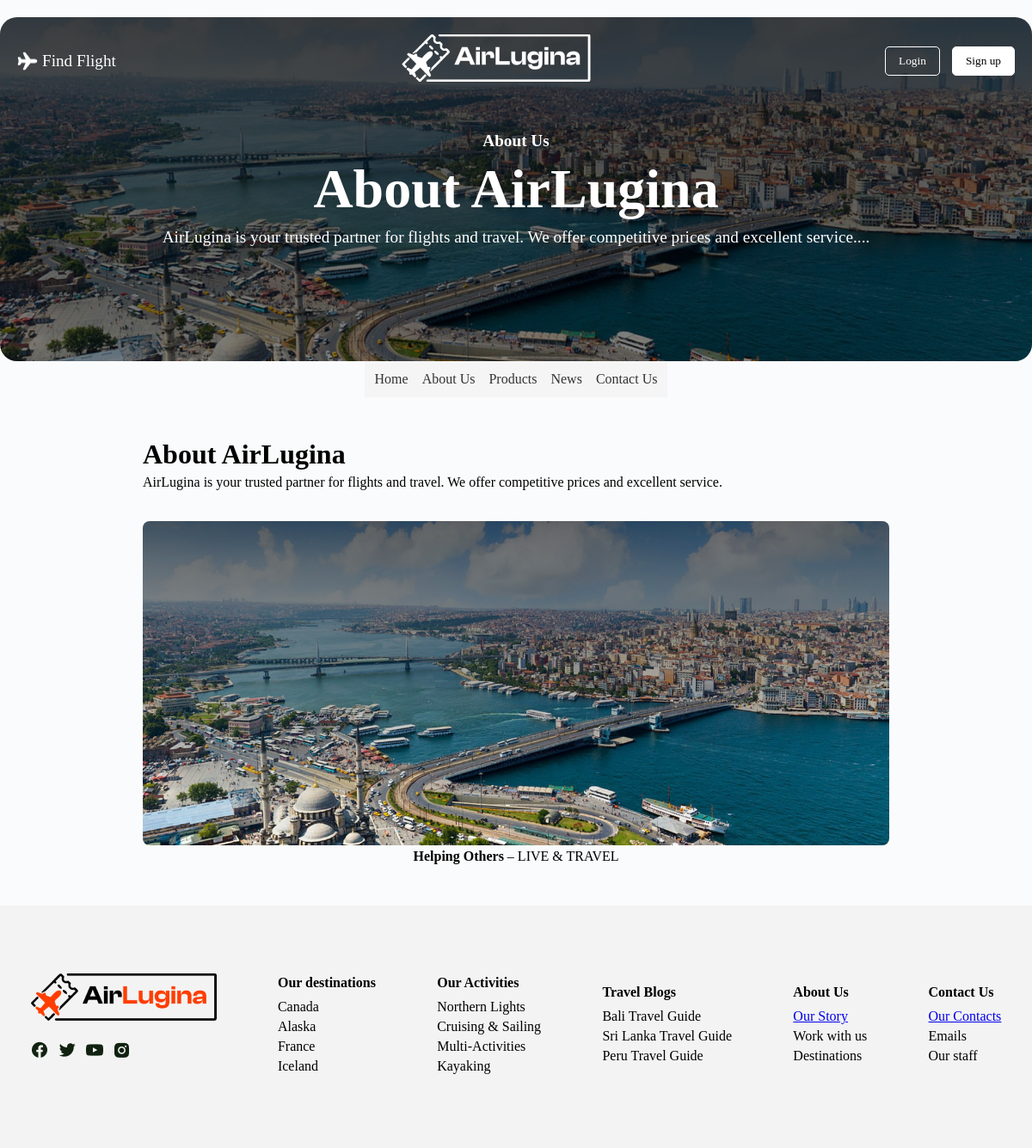
Page /about.php on the committed database.
### tables this page shows
CREATE TABLE IF NOT EXISTS pages (
    id INT AUTO_INCREMENT PRIMARY KEY,
    slug VARCHAR(100) NOT NULL UNIQUE,
    title VARCHAR(255) NOT NULL,
    content TEXT,
    created_at TIMESTAMP DEFAULT CURRENT_TIMESTAMP,
    updated_at TIMESTAMP DEFAULT CURRENT_TIMESTAMP ON UPDATE CURRENT_TIMESTAMP
);

CREATE TABLE IF NOT EXISTS slider (
    id INT AUTO_INCREMENT PRIMARY KEY,
    title VARCHAR(255),
    subtitle VARCHAR(255),
    image_path VARCHAR(255),
    sort_order INT DEFAULT 0,
    created_at TIMESTAMP DEFAULT CURRENT_TIMESTAMP
);

### classes/Database.php (called while the page is built, shortened)
<?php
class Database
{
    private static $instance = null;
    private static $config = [];
    public static function getConfig()
    {
        if (empty(self::$config)) {
            $path = dirname(__DIR__) . '/config/database.php';
            self::$config = require $path;
        }
        return self::$config;
    }
    public static function getConnection()
    {
        if (self::$instance === null) {
            $c = self::getConfig();
            $dsn = sprintf(
                'mysql:host=%s;dbname=%s;charset=%s',
                $c['host'],
                $c['dbname'],
                $c['charset']
            );
            try {
                self::$instance = new PDO($dsn, $c['username'], $c['password'], [
                    PDO::ATTR_ERRMODE => PDO::ERRMODE_EXCEPTION,
                    PDO::ATTR_DEFAULT_FETCH_MODE => PDO::FETCH_ASSOC,
                ]);
            } catch (PDOException $e) {
                die('Lidhja me databazen deshtoi: ' . $e->getMessage());
            }
        }
        return self::$instance;
    }
}

### config/database.php (called while the page is built)
<?php
return [
    'host'     => 'localhost',
    'dbname'   => 'airlugina_db',
    'username' => 'root',
    'password' => '',
    'charset'  => 'utf8mb4',
];

### classes/Auth.php (called while the page is built, shortened)
<?php
class Auth
{
    public function isLoggedIn()
    {
        return !empty($_SESSION['user_id']);
    }
}

### classes/Contact.php (called while the page is built, shortened)
<?php
class Contact
{
    private $db;
    public function __construct()
    {
        $this->db = Database::getConnection();
    }
    public function getPageBySlug($slug)
    {
        $stmt = $this->db->prepare('SELECT * FROM pages WHERE slug = ? LIMIT 1');
        $stmt->execute([$slug]);
        $row = $stmt->fetch();
        return $row ?: null;
    }
    public function getSliderItems()
    {
        $stmt = $this->db->query('SELECT * FROM slider ORDER BY sort_order ASC, id ASC');
        return $stmt->fetchAll();
    }
}

### about.php (the view, shortened to what this page needs)
<?php
$auth = new Auth();
$contactModel = new Contact();
$pageContent = $contactModel->getPageBySlug('about');
$sliderItems = $contactModel->getSliderItems();
$heroSubtitle = 'About Us';
$heroTitle = $pageContent['title'] ?? 'About AirLugina';
$heroDesc = strip_tags(mb_substr($pageContent['content'] ?? '', 0, 120)) . '...';
require __DIR__ . '/includes/header.php';
?>
<div class="content-wrap" style="max-width: 900px; margin: 2rem auto; padding: 1rem;">
  <h1><?= htmlspecialchars($pageContent['title'] ?? 'About Us') ?></h1>
  <div class="page-content" style="line-height: 1.7;">
    <?= nl2br(htmlspecialchars($pageContent['content'] ?? 'AirLugina helps you live and travel. We offer special deals to suit your plan.')) ?>
  </div>
  <?php if (count($sliderItems) > 0): ?>
  <div class="about-slider" style="margin-top: 2rem;">
    <div class="slide" style="text-align: center;">
      <img src="<?= htmlspecialchars($sliderItems[0]['image_path']) ?>" alt="<?= htmlspecialchars($sliderItems[0]['title'] ?? '') ?>" style="max-width: 100%; border-radius: 8px;">
      <p><strong><?= htmlspecialchars($sliderItems[0]['title'] ?? '') ?></strong> – <?= htmlspecialchars($sliderItems[0]['subtitle'] ?? '') ?></p>
    </div>
  </div>
  <?php endif; ?>
</div>
<?php require __DIR__ . '/includes/footer.php'; ?>

### includes/header.php (shortened to what this page needs)
<!DOCTYPE html>
<html lang="en">
<head>
    <link rel="stylesheet" href="assets/landingpage.css">
</head>
<body>
    <div class="hero">
        <div class="hero-overlay">
            <nav class="navbar">
                <div style="display: flex;" class="left-nav">
                    <img style="margin-right: 5px;" src="assets/Images/logo.png" alt="">
                    <a href="index.php">Find Flight</a>
                </div>
                <div class="logo">
                    <span><img src="assets/Images/AirLuginaBARDH.png" alt=""></span>
                </div>
                <div class="buttons">
                    <?php if ($auth->isLoggedIn()): ?>
                        <span class="user-name-nav"><?= htmlspecialchars($auth->userName()) ?></span>
                        <?php if ($auth->isAdmin()): ?>
                            <button class="log"><a href="admin/dashboard.php">Dashboard</a></button>
                        <?php endif; ?>
                        <button class="sig"><a href="logout.php">Logout</a></button>
                    <?php else: ?>
                        <button class="log"><a href="login.php">Login</a></button>
                        <button class="sig"><a href="signup.php">Sign up</a></button>
                    <?php endif; ?>
                </div>
            </nav>
            <h3><?= htmlspecialchars($heroSubtitle ?? 'Helping Others') ?></h3>
            <h1><?= htmlspecialchars($heroTitle ?? 'LIVE & TRAVEL') ?></h1>
            <p><?= htmlspecialchars($heroDesc ?? 'Special offers to suit your plan') ?></p>
        </div>
    </div>
    <nav class="nav-links">
        <a href="index.php">Home</a>
        <a href="about.php">About Us</a>
        <a href="products.php">Products</a>
        <a href="news.php">News</a>
        <a href="contact.php">Contact Us</a>
    </nav>

### assets/landingpage.css (style rules this page uses)
* { margin: 0; padding: 0; box-sizing: border-box; font-family: ClashDisplay-Regular; }
body { background-color: #FAFBFC ; display: flex; justify-content: center; flex-direction: column; align-items: center; min-height: 100vh; }
.hero { position: relative; margin-top: 20px; width: 100%; max-width: 1200px; height: 50vh; background: url('Images/backroung.png') center/cover no-repeat; display: flex; border-radius: 20px; align-items: center; justify-content: center; text-align: center; color: white; padding: 20px; }
.hero::before { content: ''; position: absolute; top: 0; left: 0; width: 100%; height: 100%; background: rgba(0, 0, 0, 0.45); border-radius: 20px; pointer-events: none; }
.hero-overlay { position: absolute; top: 0; left: 0; width: 100%; height: 100%; display: flex; flex-direction: column; justify-content: center; align-items: center; padding: 20px; z-index: 1; }
.navbar { width: 100%; display: flex; justify-content: space-between; align-items: center; padding: 20px; color: white; position: absolute; top: 0; }
.navbar .left-nav a { justify-content: center; font-size: 1.2rem; color: white; text-decoration: none; }
.navbar .logo { font-size: 1.5rem; font-weight: bold; }
.sig { background-color: white; color: rgb(25, 35, 44); border: 1px solid white; padding: 8px 15px; border-radius: 5px; cursor: pointer; margin-left: 10px; }
.sig a { text-decoration: none; color: black; }
.log { padding: 8px 15px; border-radius: 5px; cursor: pointer; margin-left: 10px; color: white; border: 1px solid white; background-color: transparent; }
.log a { text-decoration: none; color: white; }
.hero h3 { font-size: 1.2rem; margin-bottom: 0.5rem; }
.hero h1 { font-size: 4rem; font-weight: bold; }
.hero p { font-size: 1.2rem; margin-top: 0.5rem; }

### includes/header.php (style rules this page uses)
.nav-links { display:flex;gap:1rem;justify-content:center;padding:0.75rem;background:#f5f5f5;flex-wrap:wrap }
.nav-links a { color:#333;text-decoration:none }

### rows in the picture
pages: title "About AirLugina", content "AirLugina is your trusted partner for flights and travel. We offer competitive prices and excellent service....", content "AirLugina is your trusted partner for flights and travel. We offer competitive prices and excellent service."
slider: image_path (picture), title "Helping Others", subtitle "LIVE & TRAVEL"

### other values in the picture
$heroSubtitle "About Us"
